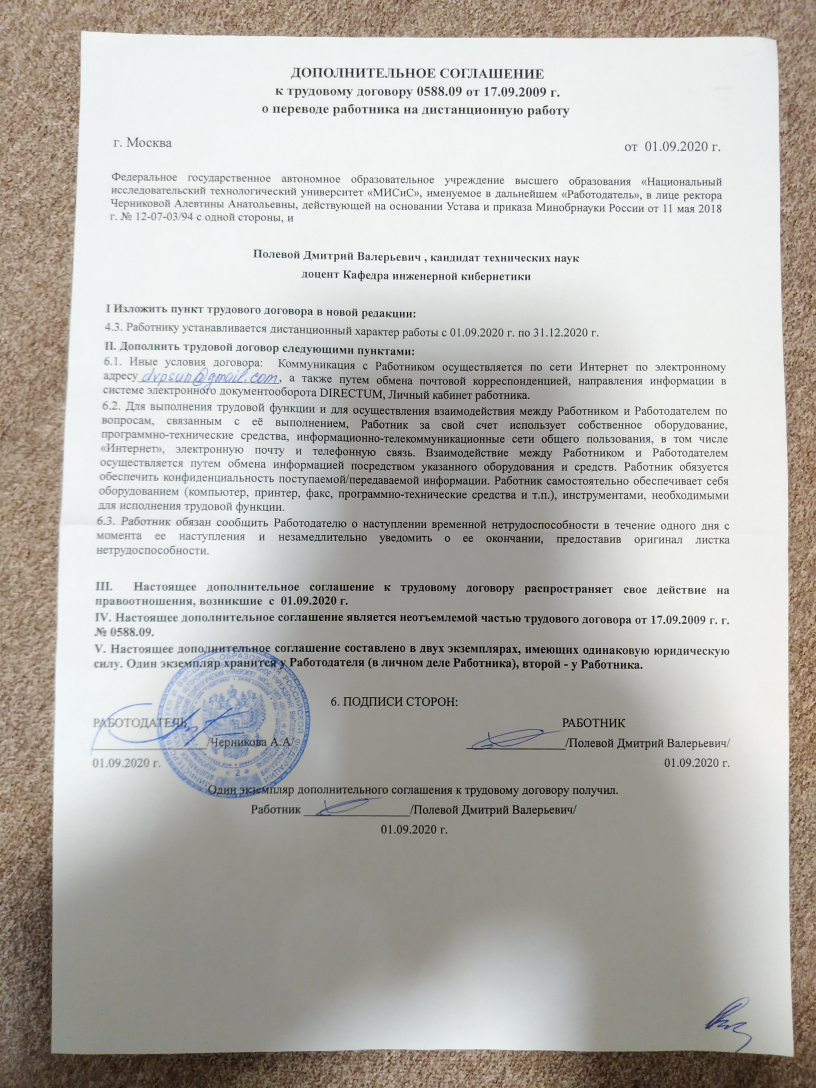
//> input picture data/lab04.src.jpg, 2448 x 3264 px (shown at 1/3 size)
$ ./lab04   (built with g++ and OpenCV 4)
//> lines starting //> are read from the running program, lines starting //| are printed output that depends on the picture; after the words box and inside, x2 and y2 are one past the last pixel; in counts of white or black regions, pixels touching at a corner belong together
#include <opencv2/opencv.hpp>


void fast_gaussian_binarization(const cv::Mat1b& input, cv::Mat1b& output) {
	cv::Mat1b gaussian_img;
	int32_t window_size = 27;
	cv::GaussianBlur(input, gaussian_img, cv::Size(window_size, window_size), 0, 0);
	cv::Mat1b d;
	cv::absdiff(gaussian_img, input, d);
	cv::GaussianBlur(d, d, cv::Size(window_size, window_size), 0, 0);
	cv::Mat res1, res2;
	int32_t d0 = 10;
	cv::subtract(gaussian_img, input, res1);
	cv::add(d, d0, res2);
	cv::divide(res1, res2, res1);
	output = cv::Mat::zeros(input.rows, input.cols, CV_8UC1);
	int thres = 1;
	output.setTo(255, res1 < thres);
}


double connectivity_component_analysis(const cv::Mat1b& img, const cv::Mat1b& etalon) {
	cv::Mat1b inv_img;
	cv::bitwise_not(img, inv_img);
	cv::Mat labels, stats, centroids;
	uint32_t components_number = cv::connectedComponentsWithStats(
		inv_img, labels, stats, centroids);

	cv::Mat1b inv_et;
	cv::bitwise_not(etalon, inv_et);
	cv::Mat labels_et, stats_et, centroids_et;
	uint32_t components_number_et = cv::connectedComponentsWithStats(
		inv_et, labels_et, stats_et, centroids_et);

	int32_t fp = components_number, fn = 0;
	double tp = 0;
	for (uint32_t i_component = 1; i_component < components_number_et; i_component += 1) {
		cv::Mat1b component;
		int32_t comp_left = stats_et.at<int32_t>(i_component, cv::CC_STAT_LEFT);
		int32_t comp_top = stats_et.at<int32_t>(i_component, cv::CC_STAT_TOP);
		int32_t comp_width = stats_et.at<int32_t>(i_component, cv::CC_STAT_WIDTH);
		int32_t comp_height = stats_et.at<int32_t>(i_component, cv::CC_STAT_HEIGHT);
		cv::Rect comp_rect = cv::Rect(comp_left, comp_top, comp_width, comp_height);
		cv::compare(labels_et(comp_rect), i_component, component, cv::CMP_EQ);
		cv::Mat1b res_and;
		cv::bitwise_and(component, inv_img(comp_rect), res_and);
		int32_t res_area = cv::countNonZero(res_and);
		if (res_area == 0) {
			fn += 1;
			continue;
		}
		fp -= 1;
		tp += static_cast<double>(res_area)
			/ stats_et.at<int32_t>(i_component, cv::CC_STAT_AREA);
	}
	fp = abs(fp);
	double recall = tp / (tp + fn);
	double prec = tp / (tp + fp);
	return 2 * prec * recall / (prec + recall);
}


double score(const cv::Mat1b& img, const cv::Mat1b& etalon) {
	return (connectivity_component_analysis(img, etalon) + connectivity_component_analysis(etalon, img)) / 2;
}


void error_illustration(const cv::Mat1b& img, const cv::Mat1b& standard, const std::string method) {
	cv::Mat3b dev_img;
	cv::cvtColor(img, dev_img, cv::COLOR_GRAY2RGB);
	dev_img.setTo(cv::Vec3b(0, 0, 255), img > standard);
	dev_img.setTo(cv::Vec3b(0, 255, 0), img < standard);
	cv::imwrite("lab04.e" + method + ".png", dev_img);
}

void process(cv::Mat1b& img, const cv::Mat1b& etalon, const std::string method) {
	double score1 = score(img, etalon);

	cv::GaussianBlur(img, img, cv::Size(3, 3), 0, 0);
	double score2 = score(img, etalon);
	cv::imwrite("lab04.f" + method + ".png", img);

	cv::Mat1b inv_img;
	cv::bitwise_not(img, inv_img);

	cv::Mat labels, stats, centroids;
	uint32_t components_number = cv::connectedComponentsWithStats(
		inv_img, labels, stats, centroids);
	int32_t margin = 200, small_comp_size = 50;
	std::set<int32_t> bad_components;
	for (uint32_t i_component = 0; i_component < components_number; i_component += 1) {
		if (stats.at<int32_t>(i_component, cv::CC_STAT_AREA) < small_comp_size
			|| stats.at<int32_t>(i_component, cv::CC_STAT_LEFT) < margin
			|| stats.at<int32_t>(i_component, cv::CC_STAT_TOP) < margin
			|| stats.at<int32_t>(i_component, cv::CC_STAT_LEFT)
			+ stats.at<int32_t>(i_component, cv::CC_STAT_WIDTH) > img.cols - margin
			|| stats.at<int32_t>(i_component, cv::CC_STAT_TOP)
			+ stats.at<int32_t>(i_component, cv::CC_STAT_HEIGHT) > img.rows - margin) {
			bad_components.insert(i_component);
		}
	}

	for (uint32_t i_row = 0; i_row < img.rows; i_row += 1) {
		for (uint32_t i_col = 0; i_col < img.cols; i_col += 1) {
			if (bad_components.count(labels.at<int32_t>(i_row, i_col))) {
				img.at<uint8_t>(i_row, i_col) = 255;
			}
		}
	}
	double score3 = score(img, etalon);
	cv::imwrite("lab04.v" + method + ".png", img);

	error_illustration(img, etalon, method);

	std::cout << "Results of the method " + method + ": " << std::endl;
	std::cout << "binarization - " << score1 << std::endl;
	std::cout << "filtering - " << score2 << std::endl;
	std::cout << "filtering components - " << score3 << std::endl;
}

int main() {
	cv::Mat img = cv::imread("../data/lab04.src.jpg");
//> img is the input picture: 3264 rows x 2448 cols, CV_8UC3; mean B, G, R 175.8, 180.6, 182.8
	cv::imwrite("lab04.src.jpg", img);
	cv::Mat etalon = cv::imread("../data/etalon.png");
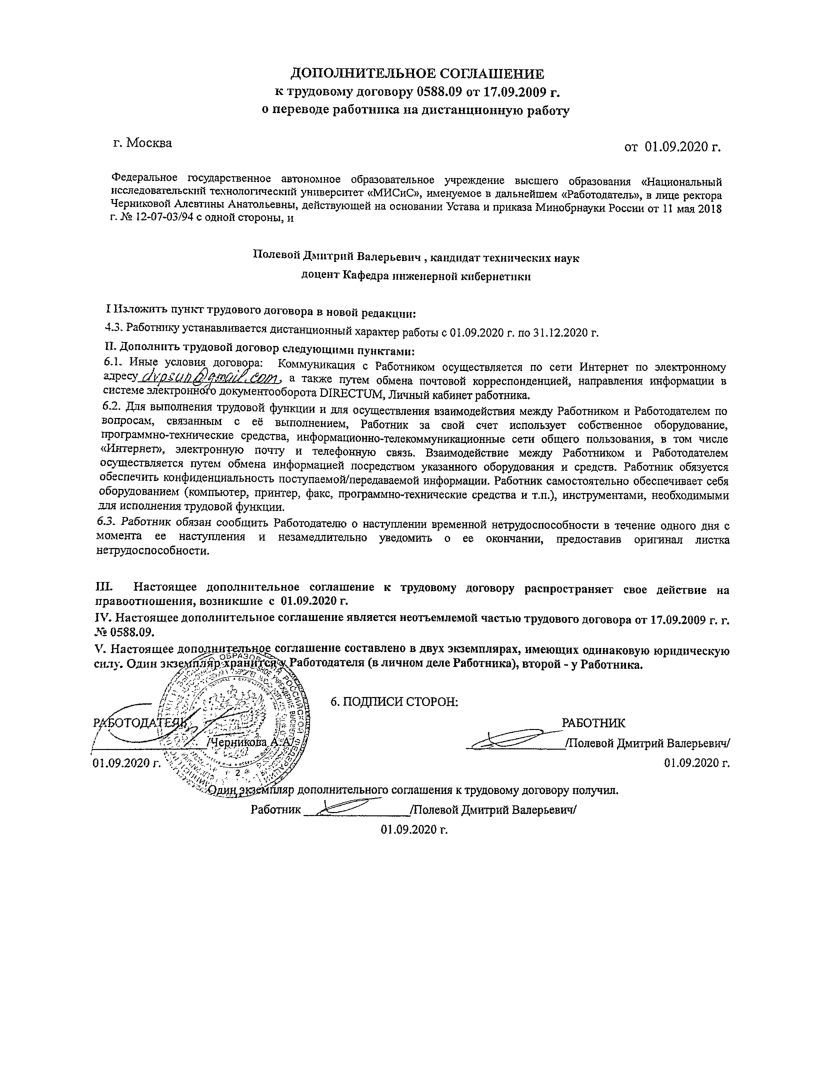
//> input picture data/etalon.png, 2448 x 3264 px (shown at 1/3 size)
//> etalon is the input picture: 3264 rows x 2448 cols, CV_8UC3; min 0, max 255, mean 241.2
	resize(etalon, etalon, cv::Size(img.cols, img.rows));

	cvtColor(etalon, etalon, cv::COLOR_BGR2GRAY);
//> etalon: 3264 rows x 2448 cols, CV_8UC1

	cv::Mat g1;
	cvtColor(img, g1, cv::COLOR_BGR2GRAY);
	imwrite("lab04.g1.png", g1);

	cv::Mat1b b1;
	cv::adaptiveThreshold(g1, b1, 255, cv::ADAPTIVE_THRESH_GAUSSIAN_C, cv::THRESH_BINARY, 19, 10);
//> b1: 3264 rows x 2448 cols, CV_8UC1; 91.4% white; 18453 black regions (11692 under 20 px), largest, box (x1, y1, x2, y2) and area: (412, 1082, 845, 1184) 4530, (2048, 2991, 2256, 3167) 3264, (792, 1994, 931, 2361) 2790
	imwrite("lab04.b1.png", b1);
	process(b1, etalon, "1");
//> in connectivity_component_analysis, `uint32_t components_number = cv::connectedComponentsWithStats( inv_img..`:
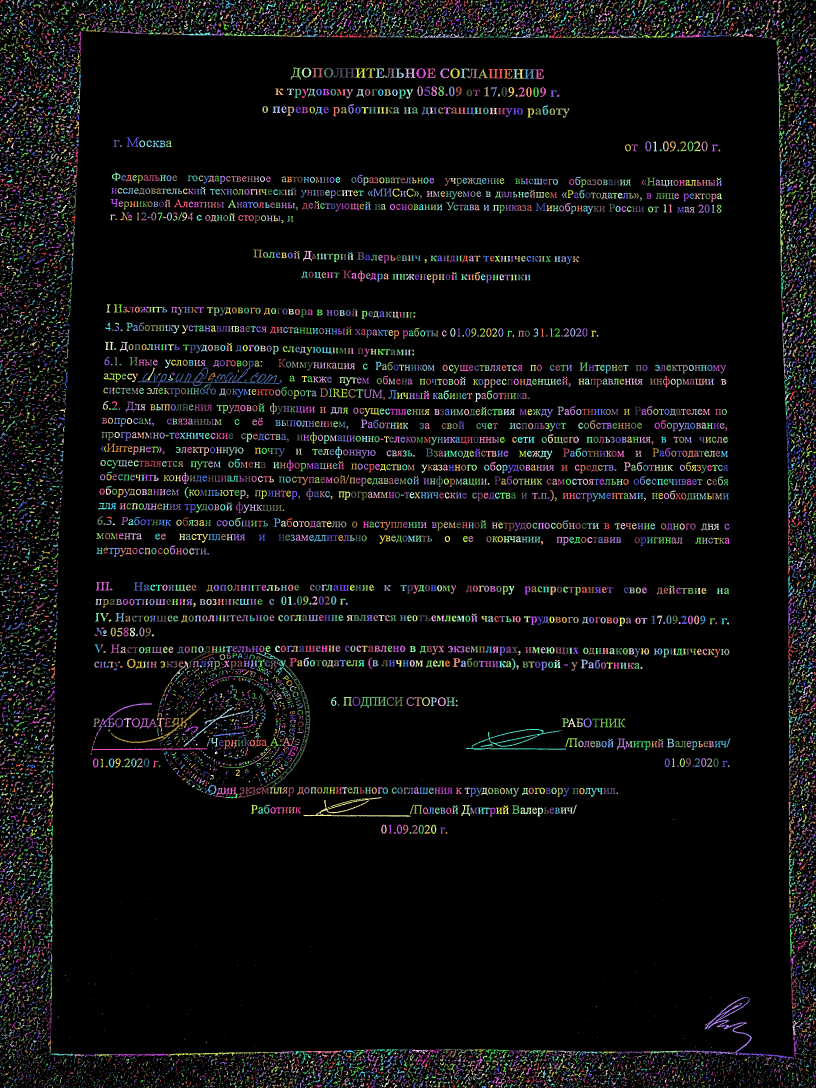
//> labels: 3264 rows x 2448 cols, CV_32SC1 (shown at 1/3 size); 18454 distinct labels, from 0 to 18453; one colour per label, 0 black
//> in connectivity_component_analysis, `uint32_t components_number = cv::connectedComponentsWithStats( inv_img..`: centroids = 18454 pairs, first value 0 to 2447, second value 0 to 3263; components_number = 18454
//> in connectivity_component_analysis, `uint32_t components_number_et = cv::connectedComponentsWithStats( inv_..`:
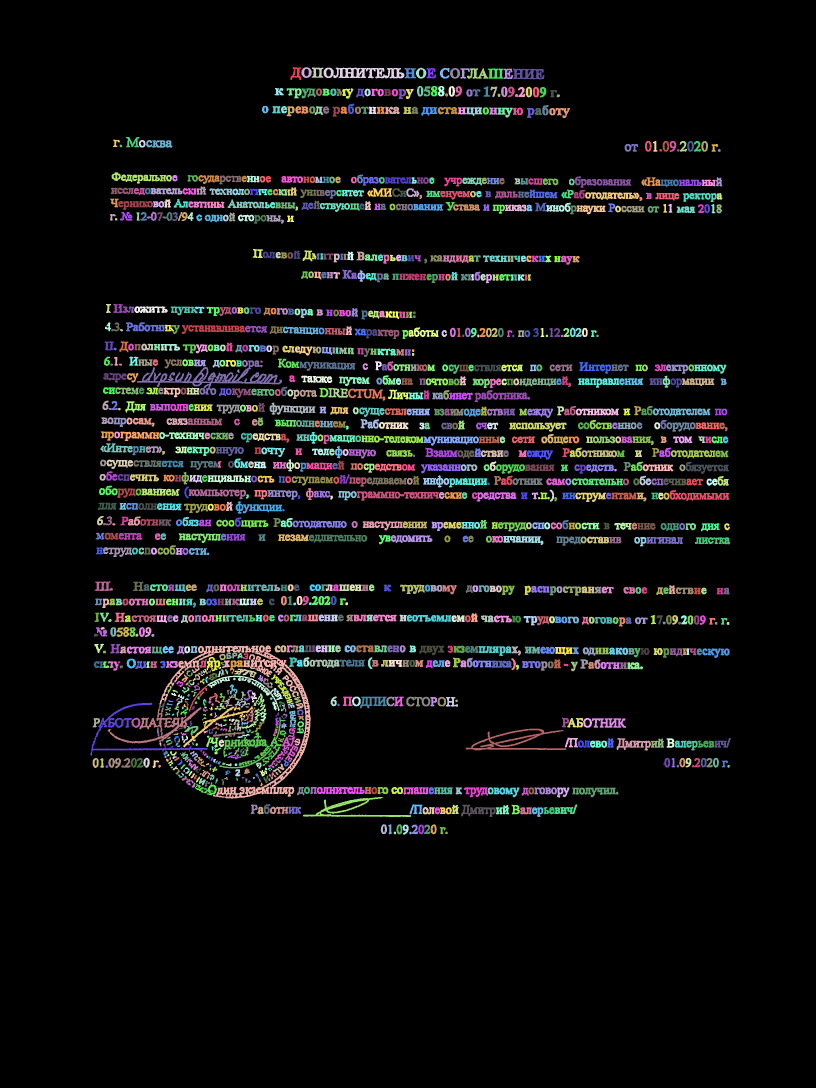
//> labels_et: 3264 rows x 2448 cols, CV_32SC1 (shown at 1/3 size); 1471 distinct labels, from 0 to 1470; one colour per label, 0 black
//> in connectivity_component_analysis, `uint32_t components_number_et = cv::connectedComponentsWithStats( inv_..`: stats_et = 1471 rows, first 6: [0, 0, 2448, 3264, 7241919], [871, 201, 33, 39, 622], [904, 202, 31, 32, 537], [935, 202, 35, 31, 617], [971, 203, 242, 32, 4371], [1248, 203, 31, 33, 539]; centroids_et = 1471 pairs, first value 286.5 to 2185.2, second value 217.3 to 2498.4; components_number_et = 1471
//> in connectivity_component_analysis, `int32_t fp = components_number, fn = 0;`: fp = 18454
//> the loop in connectivity_component_analysis, `for (uint32_t i_component = 1; i_component < components_number_et; i_c..` made 1470 passes
//> (comp_left, comp_top, comp_width, comp_height, res_area, fp, tp) on passes 1 to 3: (871, 201, 33, 39, 372, 18453, 0.598), (904, 202, 31, 32, 333, 18452, 1.22), (935, 202, 35, 31, 379, 18451, 1.83)
//> after the loop in connectivity_component_analysis, `for (uint32_t i_component = 1; i_component < components_number_et; i_c..`: fn = 1; fp = 16985; tp = 760.2
//> in connectivity_component_analysis, `double recall = tp / (tp + fn);`: recall = 0.999
//> in connectivity_component_analysis, `double prec = tp / (tp + fp);`: prec = 0.0428
//> in connectivity_component_analysis (call 2), `uint32_t components_number = cv::connectedComponentsWithStats( inv_img..`: stats has the same summary as stats_et; centroids has the same summary as centroids_et; components_number = 1471
//> the loop in connectivity_component_analysis (call 2), `for (uint32_t i_component = 1; i_component < components_number_et; i_c..` made 18453 passes
//> (comp_left, comp_top, comp_width, comp_height, component, res_and) on passes 3, 10, 11, 12, 13: (28, 0, 4, 3, [[255, 255, 255, 255], [0, 255, 255, 255], [0, 255, 255, 0]], [[0, 0, 0, 0], [0, 0, 0, 0], [0, 0, 0, 0]]), (142, 0, 2, 1, [255, 255], [0, 0]), (162, 0, 1, 2, [255, 255], [0, 0]), (180, 1, 3, 1, [255, 255, 255], [0, 0, 0]), (213, 0, 1, 1, [255], [0])
//> (comp_left, comp_top, comp_width, comp_height, res_and) on pass 7: (86, 0, 4, 4, [[0, 0, 0, 0], [0, 0, 0, 0], [0, 0, 0, 0], [0, 0, 0, 0]])
//> in process, `cv::GaussianBlur(img, img, cv::Size(3, 3), 0, 0);`: img: 3264 rows x 2448 cols, CV_8UC1; min 0, max 255, mean 233.1
//> in connectivity_component_analysis (call 3), `cv::bitwise_not(img, inv_img);`: inv_img: 3264 rows x 2448 cols, CV_8UC1; min 0, max 255, mean 21.9
//> in connectivity_component_analysis (call 3), `uint32_t components_number = cv::connectedComponentsWithStats( inv_img..`: labels: 3264 rows x 2448 cols, CV_32SC1; 5080 distinct labels, from 0 to 5079
//> after the loop in process, `for (uint32_t i_row = 0; i_row < img.rows; i_row += 1)`: img: 3264 rows x 2448 cols, CV_8UC1; min 0, max 255, mean 242.1
//> in connectivity_component_analysis (call 5), `uint32_t components_number = cv::connectedComponentsWithStats( inv_img..`: labels: 3264 rows x 2448 cols, CV_32SC1; 1394 distinct labels, from 0 to 1393
//| binarization - 0.178365
//| filtering - 0.449918
//| filtering components - 0.963838

	cv::Mat1b b2;
	fast_gaussian_binarization(g1, b2);
//> in fast_gaussian_binarization, `output.setTo(255, res1 < thres);`: output: 3264 rows x 2448 cols, CV_8UC1; 91.5% white; 18544 black regions (11118 under 20 px), largest, box (x1, y1, x2, y2) and area: (412, 1082, 838, 1184) 4001, (2043, 2991, 2256, 3167) 3337, (1398, 2187, 1698, 2250) 2619
	cv::imwrite("lab04.b2.png", b2);
	process(b2, etalon, "2");
//> in connectivity_component_analysis (call 7), `uint32_t components_number = cv::connectedComponentsWithStats( inv_img..`: labels: 3264 rows x 2448 cols, CV_32SC1; 18545 distinct labels, from 0 to 18544
//> in process (call 2), `cv::GaussianBlur(img, img, cv::Size(3, 3), 0, 0);`: img: 3264 rows x 2448 cols, CV_8UC1; min 0, max 255, mean 233.3
//> in process (call 2), `uint32_t components_number = cv::connectedComponentsWithStats( inv_img..`: labels: 3264 rows x 2448 cols, CV_32SC1; 6822 distinct labels, from 0 to 6821
//> after the loop in process (call 2), `for (uint32_t i_row = 0; i_row < img.rows; i_row += 1)`: img: 3264 rows x 2448 cols, CV_8UC1; min 0, max 255, mean 243.2
//> call 2 of error_illustration, with method = '2'
//> in error_illustration (call 2), `dev_img.setTo(cv::Vec3b(0, 0, 255), img > standard);`:
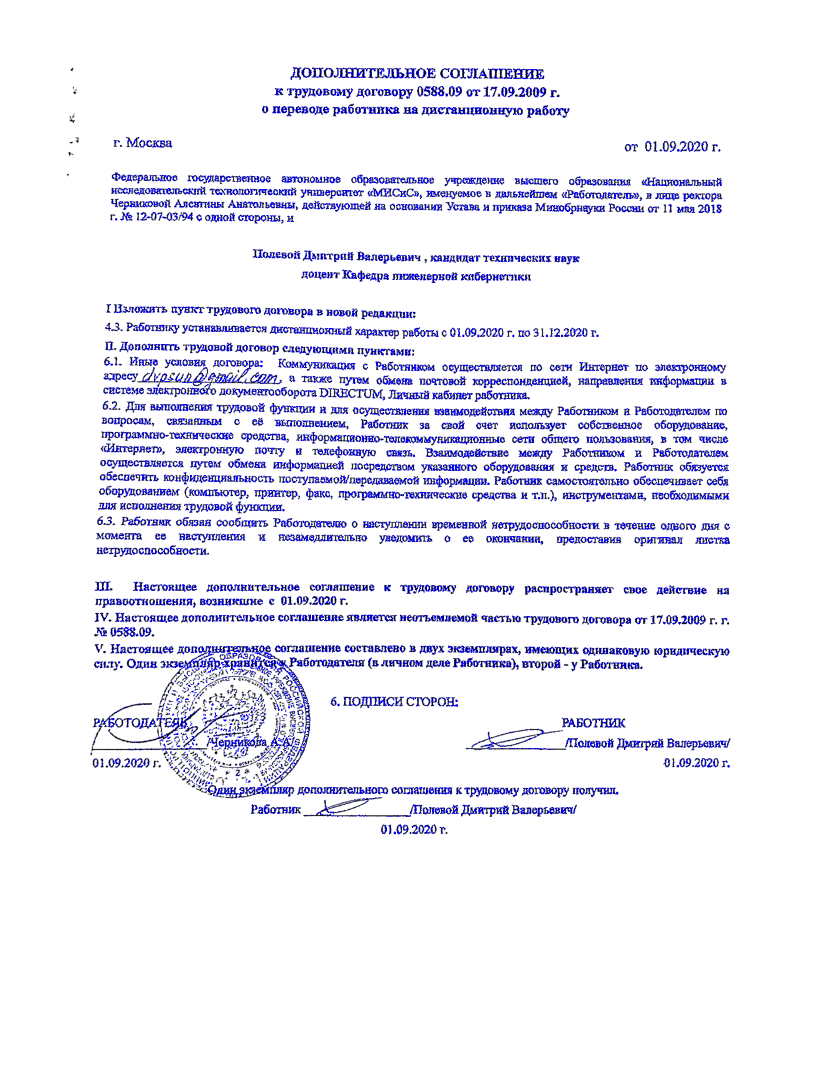
//> dev_img: 3264 rows x 2448 cols, CV_8UC3 (shown at 1/3 size); mean R, G, B 237.4, 237.4, 247.2
//| binarization - 0.182203
//| filtering - 0.378277
//| filtering components - 0.875475

	return 0;
}
